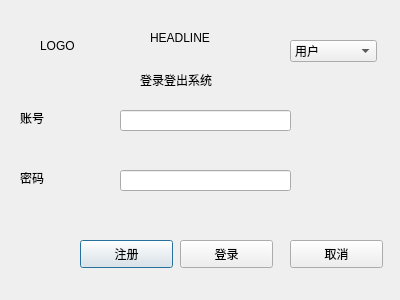
<?xml version="1.0" encoding="UTF-8"?>
<ui version="4.0">
 <class>LoginDialog</class>
 <widget class="QDialog" name="LoginDialog">
  <property name="geometry">
   <rect>
    <x>0</x>
    <y>0</y>
    <width>400</width>
    <height>300</height>
   </rect>
  </property>
  <property name="windowTitle">
   <string>Dialog</string>
  </property>
  <widget class="QLabel" name="label">
   <property name="geometry">
    <rect>
     <x>40</x>
     <y>20</y>
     <width>72</width>
     <height>51</height>
    </rect>
   </property>
   <property name="text">
    <string>LOGO</string>
   </property>
  </widget>
  <widget class="QLabel" name="label_2">
   <property name="geometry">
    <rect>
     <x>150</x>
     <y>30</y>
     <width>72</width>
     <height>15</height>
    </rect>
   </property>
   <property name="text">
    <string>HEADLINE</string>
   </property>
  </widget>
  <widget class="QLabel" name="label_3">
   <property name="geometry">
    <rect>
     <x>140</x>
     <y>70</y>
     <width>121</width>
     <height>20</height>
    </rect>
   </property>
   <property name="text">
    <string>登录登出系统</string>
   </property>
  </widget>
  <widget class="QLineEdit" name="AccountEdit">
   <property name="geometry">
    <rect>
     <x>120</x>
     <y>110</y>
     <width>171</width>
     <height>21</height>
    </rect>
   </property>
  </widget>
  <widget class="QLineEdit" name="PasswordEdit">
   <property name="geometry">
    <rect>
     <x>120</x>
     <y>170</y>
     <width>171</width>
     <height>21</height>
    </rect>
   </property>
   <property name="echoMode">
    <enum>QLineEdit::Password</enum>
   </property>
  </widget>
  <widget class="QLabel" name="label_4">
   <property name="geometry">
    <rect>
     <x>20</x>
     <y>110</y>
     <width>72</width>
     <height>15</height>
    </rect>
   </property>
   <property name="text">
    <string>账号</string>
   </property>
  </widget>
  <widget class="QLabel" name="label_5">
   <property name="geometry">
    <rect>
     <x>20</x>
     <y>170</y>
     <width>72</width>
     <height>15</height>
    </rect>
   </property>
   <property name="text">
    <string>密码</string>
   </property>
  </widget>
  <widget class="QPushButton" name="RegisterButton">
   <property name="geometry">
    <rect>
     <x>80</x>
     <y>240</y>
     <width>93</width>
     <height>28</height>
    </rect>
   </property>
   <property name="text">
    <string>注册</string>
   </property>
  </widget>
  <widget class="QPushButton" name="LoginButton">
   <property name="geometry">
    <rect>
     <x>180</x>
     <y>240</y>
     <width>93</width>
     <height>28</height>
    </rect>
   </property>
   <property name="text">
    <string>登录</string>
   </property>
  </widget>
  <widget class="QPushButton" name="CancelButton">
   <property name="geometry">
    <rect>
     <x>290</x>
     <y>240</y>
     <width>93</width>
     <height>28</height>
    </rect>
   </property>
   <property name="text">
    <string>取消</string>
   </property>
  </widget>
  <widget class="QComboBox" name="Type">
   <property name="geometry">
    <rect>
     <x>290</x>
     <y>40</y>
     <width>87</width>
     <height>22</height>
    </rect>
   </property>
   <item>
    <property name="text">
     <string>用户</string>
    </property>
   </item>
   <item>
    <property name="text">
     <string>管理员</string>
    </property>
   </item>
  </widget>
 </widget>
 <resources/>
 <connections/>
</ui>
